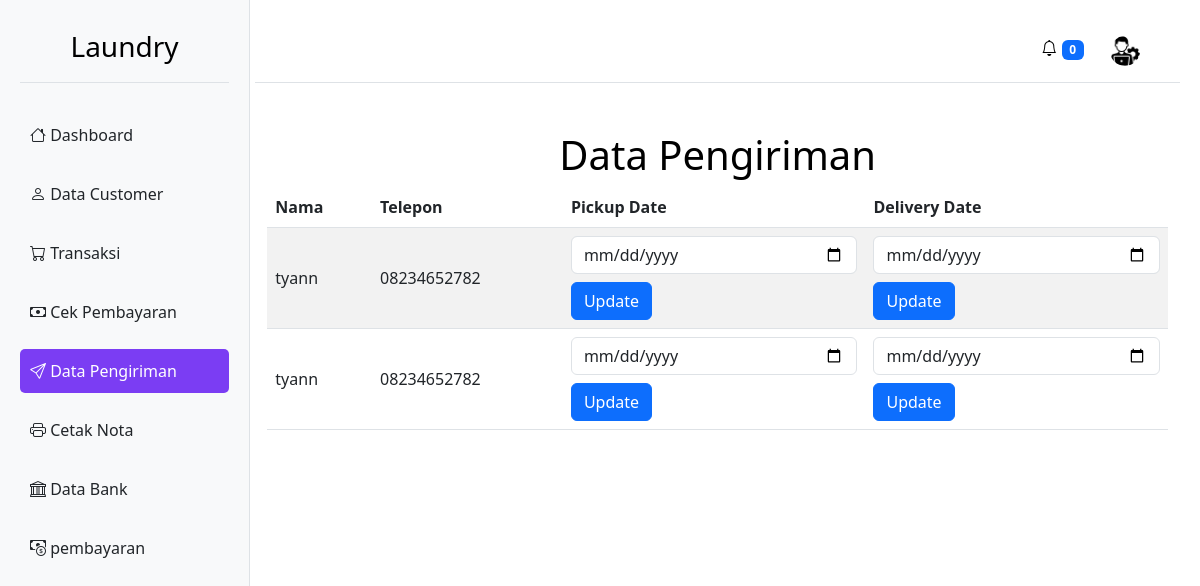
Screenshot of /cashier/data_pengiriman.php (signed in) with the database file from the repository.
### tables this page shows
CREATE TABLE `transaksi_laundry` (
  `id` int(11) NOT NULL,
  `uuid` varchar(36) NOT NULL,
  `id_pelanggan` int(11) DEFAULT NULL,
  `id_akun` int(11) NOT NULL,
  `kode_pembayaran` varchar(255) DEFAULT NULL,
  `faktur` varchar(255) DEFAULT NULL,
  `jenis` varchar(50) DEFAULT NULL,
  `jumlah` decimal(10,2) DEFAULT NULL,
  `biaya` decimal(10,2) DEFAULT NULL,
  `kode_unik` varchar(255) DEFAULT NULL,
  `tanggal_transaksi` datetime DEFAULT NULL,
  `tanggal_dibayar` datetime DEFAULT NULL,
  `batas_waktu_transaksi` datetime DEFAULT NULL,
  `status` enum('pending','menunggu pembayaran','laundry sedang di ambil','sedang proses laundry','laundry selesai','laundry sedang di antar','selesai','gagal') DEFAULT NULL,
  `pickup_date` date DEFAULT NULL,
  `delivery_date` date DEFAULT NULL,
  `created_at` timestamp NULL DEFAULT current_timestamp(),
  `updated_at` timestamp NULL DEFAULT current_timestamp() ON UPDATE current_timestamp(),
  `deleted_at` timestamp NULL DEFAULT NULL,
  `id_paket` int(11) DEFAULT NULL,
  `alamat` varchar(255) DEFAULT NULL,
  `bukti_pembayaran` varchar(255) DEFAULT NULL,
  `id_bank` int(11) DEFAULT NULL,
  `charge` int(11) DEFAULT 0
);

CREATE TABLE `data_customer` (
  `id` int(11) NOT NULL,
  `id_user` int(11) DEFAULT NULL,
  `nama` varchar(255) DEFAULT NULL,
  `telepon` varchar(20) DEFAULT NULL,
  `created_at` timestamp NULL DEFAULT current_timestamp(),
  `updated_at` timestamp NULL DEFAULT current_timestamp() ON UPDATE current_timestamp()
);

### cashier/data_pengiriman.php (the view, shortened to what this page needs)
<?php
include '../database.php';
$query = "
    SELECT dc.id, dc.nama AS customer_name, dc.telepon AS phone,
           tl.pickup_date, tl.delivery_date
    FROM data_customer dc
    LEFT JOIN transaksi_laundry tl ON dc.id = tl.id_pelanggan
";
$stmt = $pdo->prepare($query);
$stmt->execute();
$customers = $stmt->fetchAll(PDO::FETCH_ASSOC);
?>
<!DOCTYPE html>
<html lang="en">
<head>
    <link href="https://cdn.jsdelivr.net/npm/bootstrap@5.3.0-alpha1/dist/css/bootstrap.min.css" rel="stylesheet">
    <link rel="stylesheet" href="css/style.css">
</head>
<body>
    <?php include 'sidebar_cashier.php'; ?>
    <div class="container mt-5">
        <h1 class="text-center">Data Pengiriman</h1>
        <div class="table-responsive">
            <table id="customerTable" class="table table-striped">
                <thead>
                    <tr>
                        <th>Nama</th>
                        <th>Telepon</th>
                        <th>Pickup Date</th>
                        <th>Delivery Date</th>
                    </tr>
                </thead>
                <tbody>
                    <?php foreach ($customers as $customer): ?>
                        <tr>
                            <td><?php echo htmlspecialchars($customer['customer_name']); ?></td>
                            <td><?php echo htmlspecialchars($customer['phone']); ?></td>
                            <td>
                                <input type="date" name="pickup_date" class="form-control"
                                       value="<?php echo htmlspecialchars($customer['pickup_date'] ?? ''); ?>"
                                       id="pickup_date_<?php echo $customer['id']; ?>">
                                <button class="btn btn-primary mt-2 update-date"
                                        data-id="<?php echo $customer['id']; ?>"
                                        data-type="pickup">Update</button>
                            </td>
                            <td>
                                <input type="date" name="delivery_date" class="form-control"
                                       value="<?php echo htmlspecialchars($customer['delivery_date'] ?? ''); ?>"
                                       id="delivery_date_<?php echo $customer['id']; ?>">
                                <button class="btn btn-primary mt-2 update-date"
                                        data-id="<?php echo $customer['id']; ?>"
                                        data-type="delivery">Update</button>
                            </td>
                        </tr>
                    <?php endforeach; ?>
                </tbody>
            </table>
        </div>
    </div>
</body>
</html>

### cashier/css/style.css (style rules this page uses)
body { background-color: white; color: black; margin: 0; padding: 0; font-family: Arial, sans-serif; }
.table { color: #000000; width: 100%; }
.btn { color: white; }
.btn-primary { background-color: #7b3df3; border-color: #7b3df3; }
thead th, tbody td { white-space: nowrap; }
tbody td { vertical-align: middle; }

### rows the page displays
transaksi_laundry: id_pelanggan.nama "tyann", id_pelanggan.telepon "08234652782"
transaksi_laundry: id_pelanggan.nama "tyann", id_pelanggan.telepon "08234652782"
